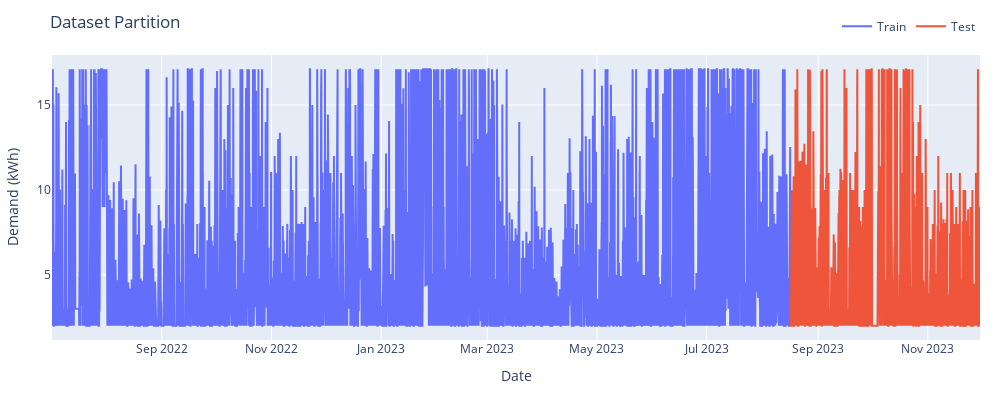

Notebook code cell kept with this figure:
### Code cell
plotDatasetSplit(X_train_dates, X_test_dates, y_train, y_test)

### Figure 1 — Plotly figure (JSON) as saved in the notebook; plotly's stock layout.template omitted (floating-point values rounded to 4 significant figures; data arrays with more than 128 entries replaced by an {"elided": "..."} marker saying what was removed)
{"data": [{"mode": "lines", "name": "Train", "type": "scatter", "x": {"elided": "9637 str values"}, "y": {"elided": "9637 float values"}}, {"mode": "lines", "name": "Test", "type": "scatter", "x": {"elided": "2410 str values"}, "y": {"elided": "2410 float values"}}], "layout": {"height": 400, "legend": {"orientation": "h", "x": 1, "xanchor": "right", "y": 1.05, "yanchor": "bottom"}, "margin": {"b": 60, "l": 30, "r": 20, "t": 35}, "title": {"text": "Dataset Partition"}, "width": 1000, "xaxis": {"title": {"text": "Date"}}, "yaxis": {"title": {"text": "Demand (kWh)"}}}}
